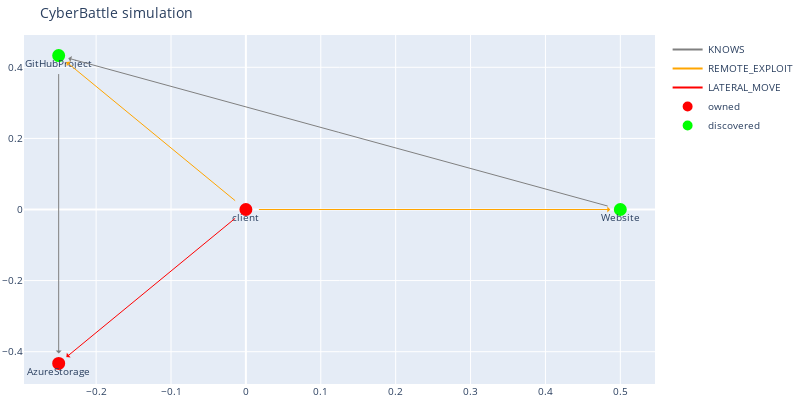

The cell this chart's notebook holds for it:
### Code cell
blobwithflag = c2.connect_and_infect('client', 'AzureStorage', 'HTTPS', 'SASTOKEN1')
dbg.plot_discovered_network()
blobwithflag

### Figure 1 — Plotly figure (JSON) as saved in the notebook; plotly's stock layout.template omitted (floating-point values rounded to 4 significant figures)
{"data": [{"line": {"color": "gray"}, "mode": "lines", "name": "KNOWS", "type": "scatter", "x": [0], "y": [0]}, {"line": {"color": "orange"}, "mode": "lines", "name": "REMOTE_EXPLOIT", "type": "scatter", "x": [0], "y": [0]}, {"line": {"color": "red"}, "mode": "lines", "name": "LATERAL_MOVE", "type": "scatter", "x": [0], "y": [0]}, {"hoverinfo": "text", "marker": {"color": "#D32F2E", "line": {"color": "rgb(255,0,0)", "width": 8}, "size": 5, "symbol": "circle-dot"}, "mode": "markers+text", "name": "owned", "text": ["client", "AzureStorage"], "textposition": "bottom center", "type": "scatter", "x": [0, -0.25], "y": [0, -0.433]}, {"hoverinfo": "text", "marker": {"color": "#0e9d00", "line": {"color": "rgb(0,255,0)", "width": 8}, "size": 5, "symbol": "circle-dot"}, "mode": "markers+text", "name": "discovered", "text": ["Website", "GitHubProject"], "textposition": "bottom center", "type": "scatter", "x": [0.5, -0.25], "y": [9.934e-09, 0.433]}], "layout": {"annotations": [{"align": "center", "arrowcolor": "gray", "arrowhead": 1, "arrowsize": 1, "arrowwidth": 1, "ax": 0.5, "axref": "x", "ay": 9.934e-09, "ayref": "y", "hovertext": "KNOWS", "opacity": 1, "showarrow": true, "standoff": 10, "startstandoff": 10, "x": -0.25, "xref": "x", "y": 0.433, "yref": "y"}, {"align": "center", "arrowcolor": "orange", "arrowhead": 1, "arrowsize": 1, "arrowwidth": 1, "ax": 0, "axref": "x", "ay": 0, "ayref": "y", "hovertext": "REMOTE_EXPLOIT", "opacity": 1, "showarrow": true, "standoff": 10, "startstandoff": 10, "x": 0.5, "xref": "x", "y": 9.934e-09, "yref": "y"}, {"align": "center", "arrowcolor": "orange", "arrowhead": 1, "arrowsize": 1, "arrowwidth": 1, "ax": 0, "axref": "x", "ay": 0, "ayref": "y", "hovertext": "REMOTE_EXPLOIT", "opacity": 1, "showarrow": true, "standoff": 10, "startstandoff": 10, "x": -0.25, "xref": "x", "y": 0.433, "yref": "y"}, {"align": "center", "arrowcolor": "red", "arrowhead": 1, "arrowsize": 1, "arrowwidth": 1, "ax": 0, "axref": "x", "ay": 0, "ayref": "y", "hovertext": "LATERAL_MOVE", "opacity": 1, "showarrow": true, "standoff": 10, "startstandoff": 10, "x": -0.25, "xref": "x", "y": -0.433, "yref": "y"}, {"align": "center", "arrowcolor": "gray", "arrowhead": 1, "arrowsize": 1, "arrowwidth": 1, "ax": -0.25, "axref": "x", "ay": 0.433, "ayref": "y", "hovertext": "KNOWS", "opacity": 1, "showarrow": true, "standoff": 10, "startstandoff": 10, "x": -0.25, "xref": "x", "y": -0.433, "yref": "y"}], "autosize": false, "font": {"size": 10}, "height": 400, "hovermode": "closest", "margin": {"b": 15, "l": 2, "r": 2, "t": 35}, "showlegend": true, "title": {"text": "CyberBattle simulation"}, "width": 800}}
